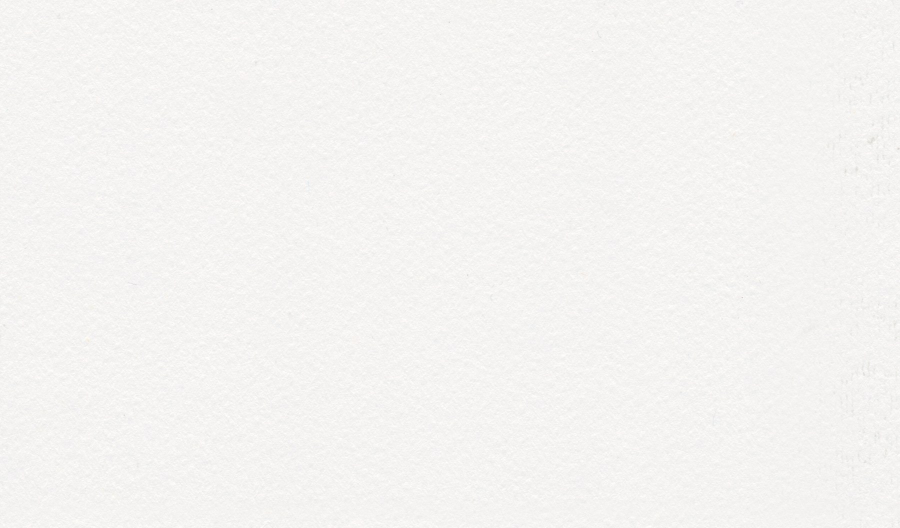
#> input picture documentary/june12/textures/Paper001.jpg, 1800 x 1056 px, given in place of mko-votes-june12.jpg, which was not available (shown at 1/2 size)
$ python thumb12.py out.png
#> lines starting #> are read from the running program, lines starting #| are printed output that depends on the picture; pictures that were not available may be replaced by others from this repository, and a replacement may not be noted
"""June 12 thumbnail: python3 june12/thumb12.py OUT.jpg (run from documentary/)."""
import sys
from PIL import Image, ImageDraw, ImageFilter, ImageEnhance, ImageOps, ImageFont
import numpy as np
W, H = 1280, 720
F = "june12/fonts/"
def oswald(s):
    f = ImageFont.truetype(F + "Oswald-VF.ttf", s); f.set_variation_by_name("Bold"); return f
mko = Image.open("june12/photos/mko-votes-june12.jpg").convert("RGB")
#> mko is the input picture: PIL image 1800x1056 RGB; mean R, G, B 244.5, 243.5, 241.6
mko = ImageOps.fit(mko, (760, 720), Image.LANCZOS, centering=(0.62, 0.3))
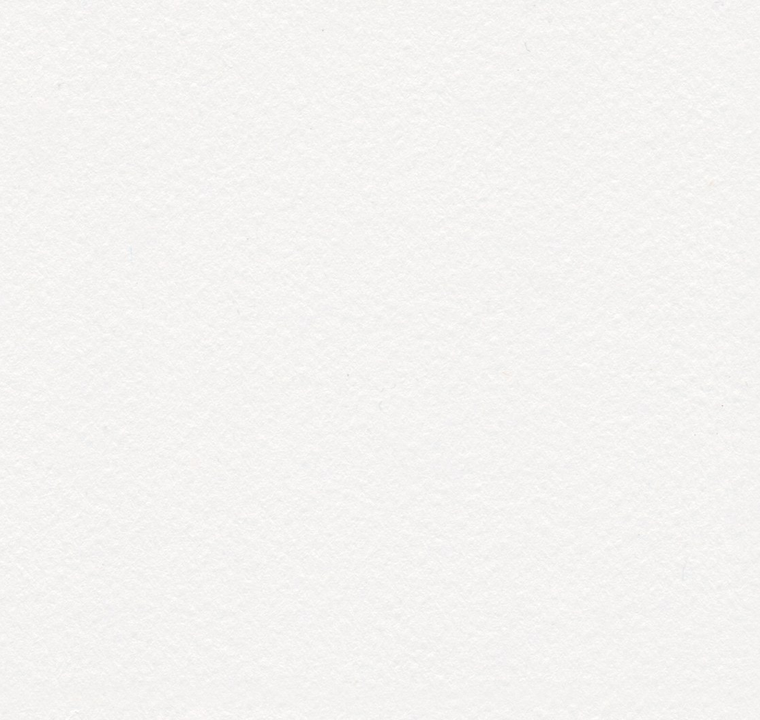
#> mko: PIL image 760x720 RGB; mean R, G, B 244.6, 243.6, 241.6
mko = ImageEnhance.Contrast(mko).enhance(1.12)
mko = ImageEnhance.Color(mko).enhance(1.15)
bg = Image.open("june12/textures/Paper006.jpg").convert("RGB")
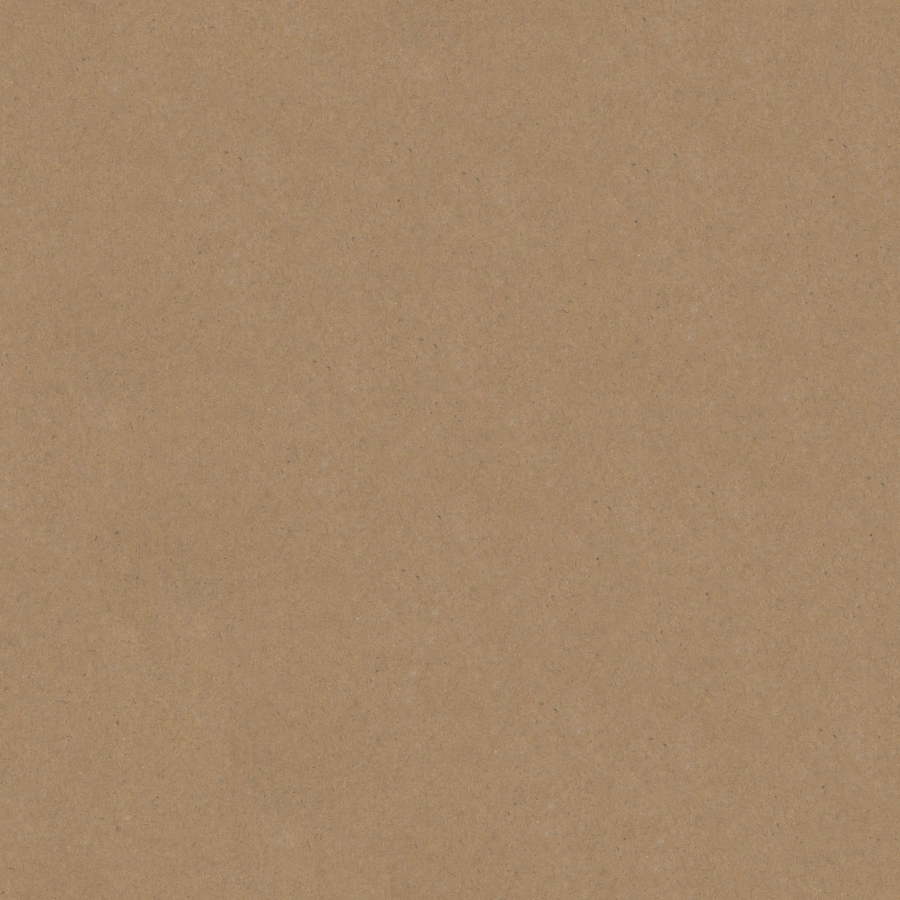
#> input picture documentary/june12/textures/Paper006.jpg, 1800 x 1800 px, found by its file name (shown at 1/2 size)
#> bg is the input picture: PIL image 1800x1800 RGB; mean R, G, B 164.9, 135, 104.2
bg = ImageOps.fit(bg, (W, H), Image.LANCZOS)
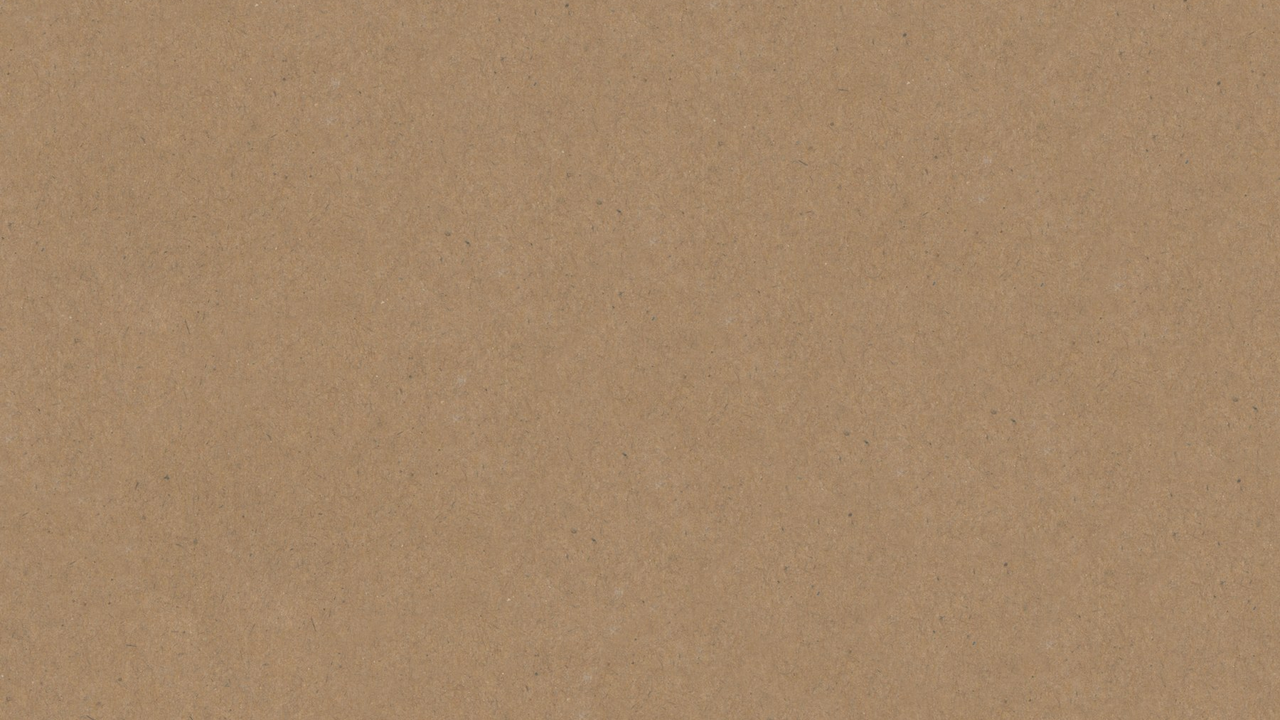
#> bg: PIL image 1280x720 RGB; mean R, G, B 164.9, 135, 104.2
bg = ImageEnhance.Brightness(bg).enhance(0.32)
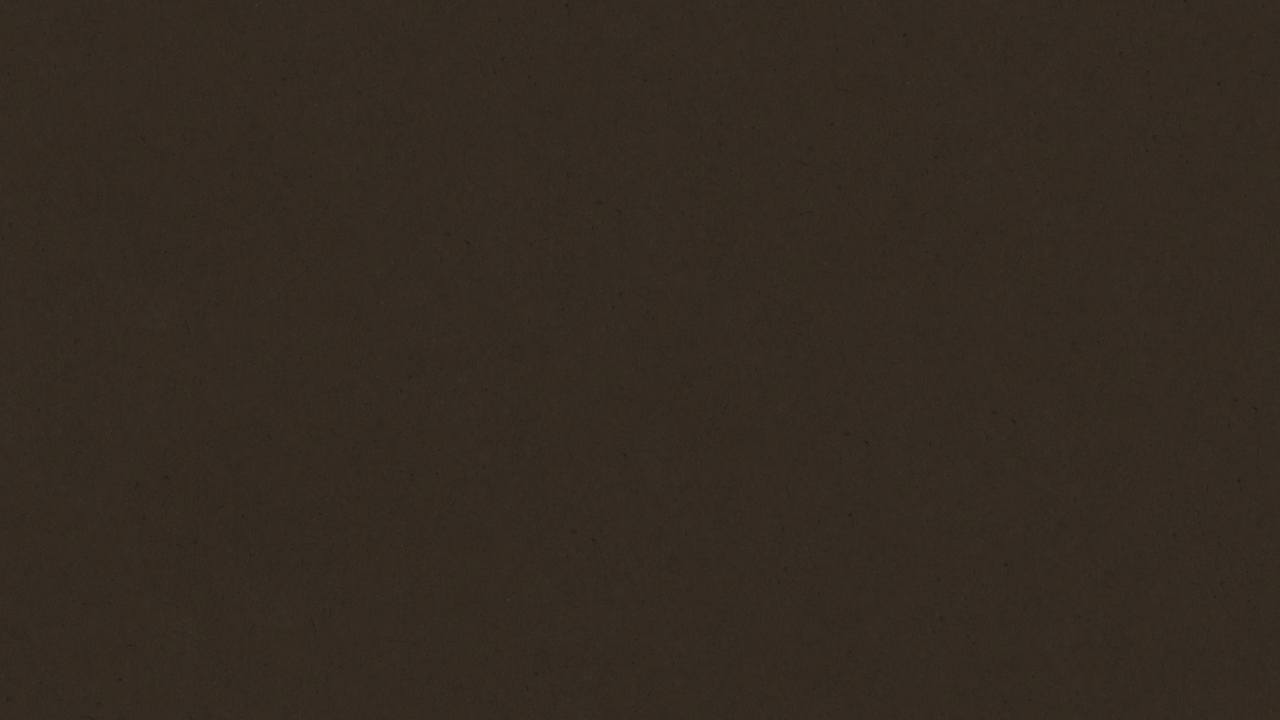
#> bg: PIL image 1280x720 RGB; mean R, G, B 52.3, 42.7, 32.8
img = bg.copy()
m = Image.new("L", (760, 720), 255)
#> m: PIL image 760x720 L; every value is 255
md = ImageDraw.Draw(m)
for i in range(180):
    md.line([(i, 0), (i, 720)], fill=int(255 * i / 180))
img.paste(mko, (W - 760, 0), m)
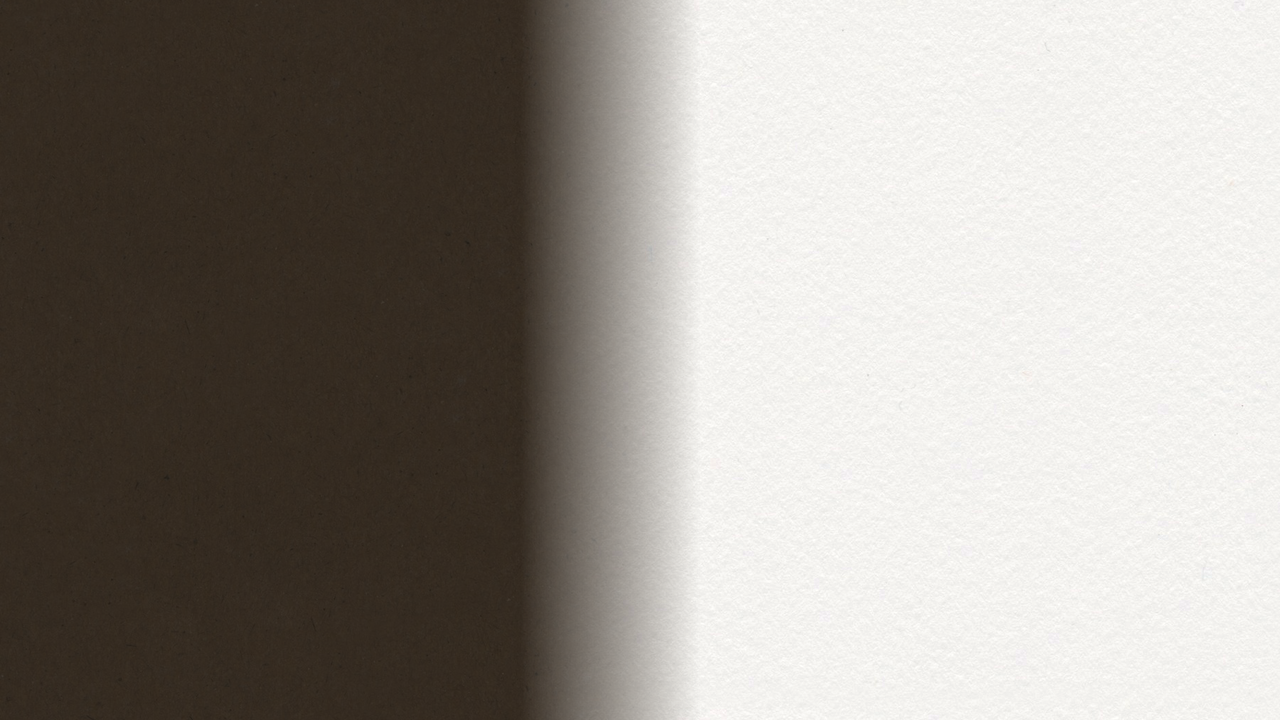
#> img: PIL image 1280x720 RGB; mean R, G, B 152.7, 147.5, 141.1
d = ImageDraw.Draw(img)
def txt(xy, s, f, fill, sw=6):
    d.text(xy, s, font=f, fill=fill, stroke_width=sw, stroke_fill="black")
txt((46, 40), "HE WON.", oswald(190), (255, 255, 255))
#> (the run stopped early here; a loop or call above may not have finished)
